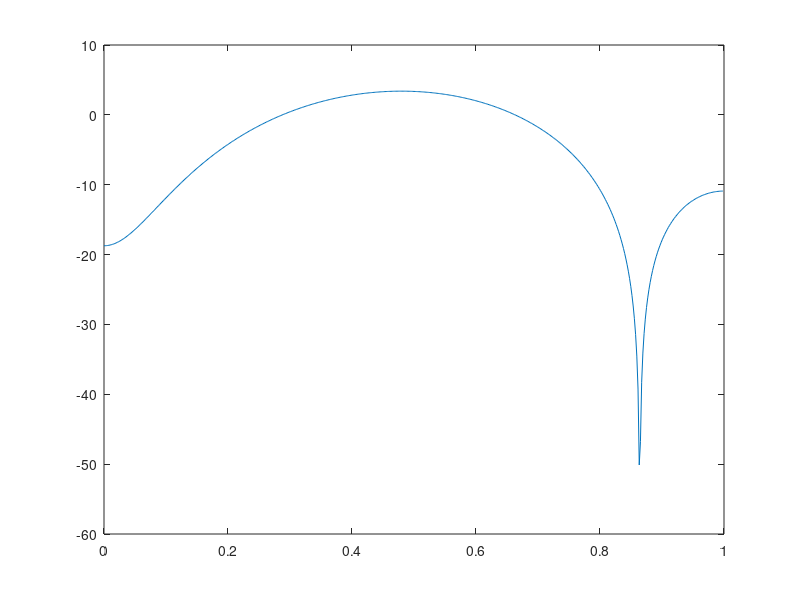

The MATLAB source for this figure: (Note: this script raises an error after producing the figure.)
b = [0,0,0,0,0]; 
b(1)=-0.389015680;
b(2)=0.1001390904;
b(3)=0.6933953286;
b(4)=0.1001390904;
b(5)=-0.389015680;

[h,w] = freqz(b,1);
H = abs(h);
plot(w/pi,20*log10(abs(h)))
ax = gca;
ax.XTick = 0:.1:1;
xlabel('Normalized Frequency (\times\pi rad/sample)')
ylabel('Magnitude (dB)')

figure
[phi,w] = phasez(b,1);
plot(w/pi,phi)
ax = gca;
ax.XTick = 0:.1:1;
xlabel('Normalized Frequency (\times\pi rad/sample)')
ylabel('Phase (radians)')
